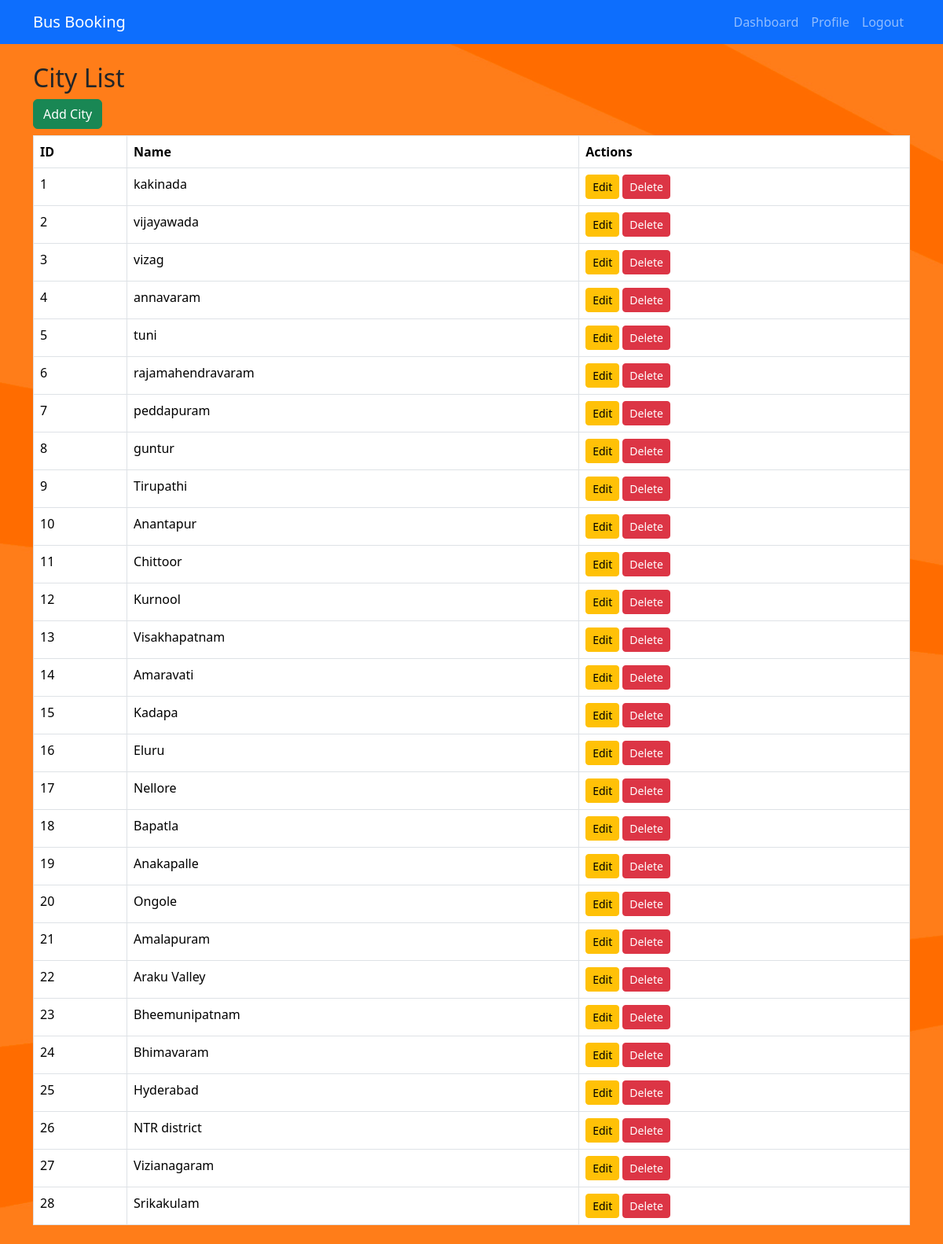
/cities/ (signed in), run on the app's committed database.
### core/models.py (models this page shows, shortened)
class City(models.Model):
    name = models.CharField(max_length=100)

### core/views.py (the view)
# urls.py: path('cities/', views.city_list, name='city_list'),
@staff_member_required
def city_list(request):
    cities = City.objects.all()
    return render(request, 'city_list.html', {'cities': cities})

### core/templates/city_list.html
{% extends 'base.html' %}
{% block content %}
<h2>City List</h2>
<a href="{% url 'city_add' %}" class="btn btn-success mb-2">Add City</a>
<table class="table table-bordered">
    <thead><tr><th>ID</th><th>Name</th><th>Actions</th></tr></thead>
    <tbody>
        {% for city in cities %}
        <tr>
            <td>{{ city.id }}</td>
            <td>{{ city.name }}</td>
            <td>
                <a href="{% url 'city_edit' city.id %}" class="btn btn-warning btn-sm">Edit</a>
                <a href="{% url 'city_delete' city.id  %}" class="btn btn-danger btn-sm">Delete</a>
            </td>
        </tr>
        {% endfor %}
    </tbody>
</table>
{% endblock %}

### core/templates/base.html (shortened to what this page needs)
{% load static %}
<!DOCTYPE html>
<html lang="en">
<head>
  <link href="https://cdn.jsdelivr.net/npm/bootstrap@5.3.3/dist/css/bootstrap.min.css" rel="stylesheet">
  <link rel="stylesheet" href="https://cdnjs.cloudflare.com/ajax/libs/animate.css/4.1.1/animate.min.css" />
</head>
<body>
  <nav class="navbar navbar-expand-lg navbar-dark bg-primary">
        <div class="container">
            <a class="navbar-brand" href="/">Bus Booking</a>
            <div class="collapse navbar-collapse">
                <ul class="navbar-nav ms-auto">
                    {% if user.is_authenticated %}
                        <li class="nav-item"><a class="nav-link" href="/dashboard/">Dashboard</a></li>
                        <li class="nav-item"><a class="nav-link" href="/profile/">Profile</a></li>
                        <li class="nav-item"><a class="nav-link" href="/logout/">Logout</a></li>
                    {% else %}
                        <li class="nav-item"><a class="nav-link" href="{% url 'login' %}">Login</a></li>
                        <li class="nav-item"><a class="nav-link" href="{% url 'register' %}">Register</a></li>
                    {% endif %}
                </ul>
            </div>
        </div>
    </nav>
  <div class="container my-4">
    {% block content %}
    {% endblock %}
  </div>
</body>
</html>

### data on the page
City: id "1", name "kakinada"
City: id "2", name "vijayawada"
City: id "3", name "vizag"
City: id "4", name "annavaram"
City: id "5", name "tuni"
City: id "6", name "rajamahendravaram"
City: id "7", name "peddapuram"
City: id "8", name "guntur"
City: id "9", name "Tirupathi"
City: id "10", name "Anantapur"
City: id "11", name "Chittoor"
City: id "12", name "Kurnool"
City: id "13", name "Visakhapatnam"
City: id "14", name "Amaravati"
City: id "15", name "Kadapa"
City: id "16", name "Eluru"
City: id "17", name "Nellore"
City: id "18", name "Bapatla"
City: id "19", name "Anakapalle"
City: id "20", name "Ongole"
City: id "21", name "Amalapuram"
City: id "22", name "Araku Valley"
City: id "23", name "Bheemunipatnam"
City: id "24", name "Bhimavaram"
City: id "25", name "Hyderabad"
City: id "26", name "NTR district"
City: id "27", name "Vizianagaram"
City: id "28", name "Srikakulam"
